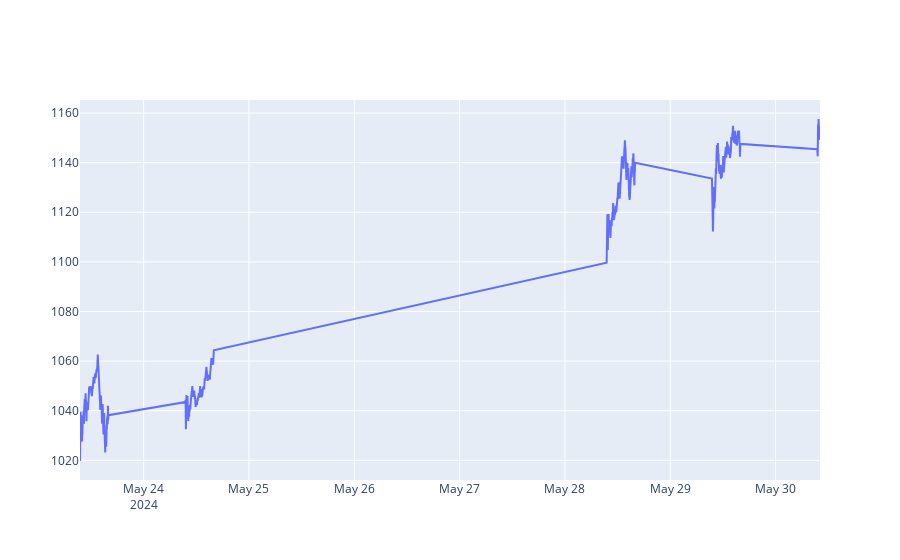

The code cell stored with this chart in its notebook:
### Code cell
fig = go.Figure(data=go.Scatter(x=df_minute['date'], y=df_minute['close'], mode='lines'))
fig.show()

### Figure 1 — Plotly figure (JSON) as saved in the notebook; plotly's stock layout.template omitted (floating-point values rounded to 4 significant figures; data arrays with more than 128 entries replaced by an {"elided": "..."} marker saying what was removed)
{"data": [{"mode": "lines", "type": "scatter", "x": {"elided": "1597 str values"}, "y": {"elided": "1597 float values"}}], "layout": {}}
